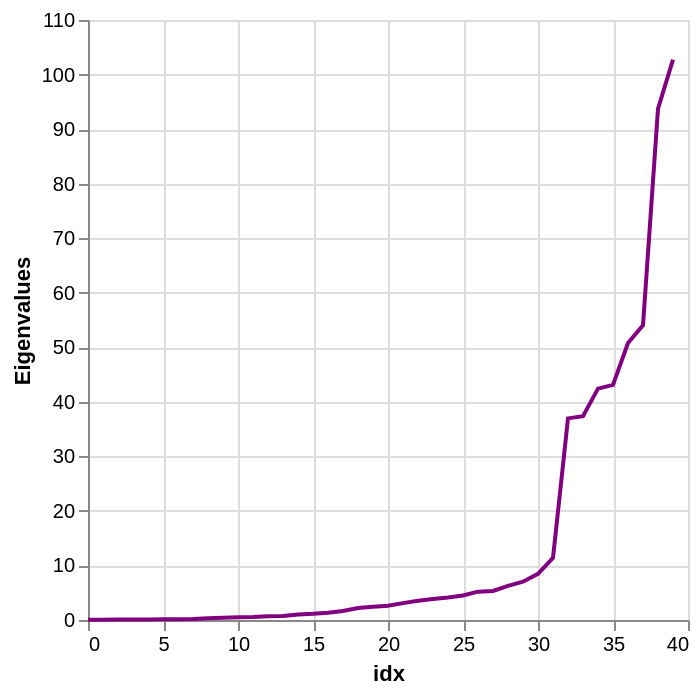

Notebook code for this chart:
### Code cell
df_eigvals = pd.DataFrame({"idx": range(len(eigvals_prior)), "eigvals": eigvals_prior})

chart_eigvals = (
    alt.Chart(df_eigvals)
    .mark_line(color="purple")
    .encode(x="idx", y=alt.Y("eigvals:Q", title="Eigenvalues"))
)

chart_eigvals

### Figure 1 — Vega-Lite specification as saved in the notebook (floating-point values rounded to 4 significant figures)
{"config": {"view": {"continuousWidth": 300, "continuousHeight": 300}}, "data": {"name": "data-8174681ed078bdcc58ffefad22c9a414"}, "mark": {"type": "line", "color": "purple"}, "encoding": {"x": {"field": "idx", "type": "quantitative"}, "y": {"field": "eigvals", "title": "Eigenvalues", "type": "quantitative"}}, "$schema": "https://vega.github.io/schema/vega-lite/v6.1.0.json", "datasets": {"data-8174681ed078bdcc58ffefad22c9a414": [{"idx": 0, "eigvals": 0.05374}, {"idx": 1, "eigvals": 0.0563}, {"idx": 2, "eigvals": 0.07154}, {"idx": 3, "eigvals": 0.07752}, {"idx": 4, "eigvals": 0.1122}, {"idx": 5, "eigvals": 0.1302}, {"idx": 6, "eigvals": 0.1562}, {"idx": 7, "eigvals": 0.182}, {"idx": 8, "eigvals": 0.3233}, {"idx": 9, "eigvals": 0.4188}, {"idx": 10, "eigvals": 0.4834}, {"idx": 11, "eigvals": 0.5373}, {"idx": 12, "eigvals": 0.6852}, {"idx": 13, "eigvals": 0.7492}, {"idx": 14, "eigvals": 1.022}, {"idx": 15, "eigvals": 1.143}, {"idx": 16, "eigvals": 1.332}, {"idx": 17, "eigvals": 1.657}, {"idx": 18, "eigvals": 2.184}, {"idx": 19, "eigvals": 2.423}, {"idx": 20, "eigvals": 2.619}, {"idx": 21, "eigvals": 3.094}, {"idx": 22, "eigvals": 3.518}, {"idx": 23, "eigvals": 3.865}, {"idx": 24, "eigvals": 4.14}, {"idx": 25, "eigvals": 4.499}, {"idx": 26, "eigvals": 5.197}, {"idx": 27, "eigvals": 5.333}, {"idx": 28, "eigvals": 6.247}, {"idx": 29, "eigvals": 7.027}, {"idx": 30, "eigvals": 8.456}, {"idx": 31, "eigvals": 11.37}, {"idx": 32, "eigvals": 36.96}, {"idx": 33, "eigvals": 37.38}, {"idx": 34, "eigvals": 42.42}, {"idx": 35, "eigvals": 43.1}, {"idx": 36, "eigvals": 50.77}, {"idx": 37, "eigvals": 54.04}, {"idx": 38, "eigvals": 93.72}, {"idx": 39, "eigvals": 102.7}]}}
